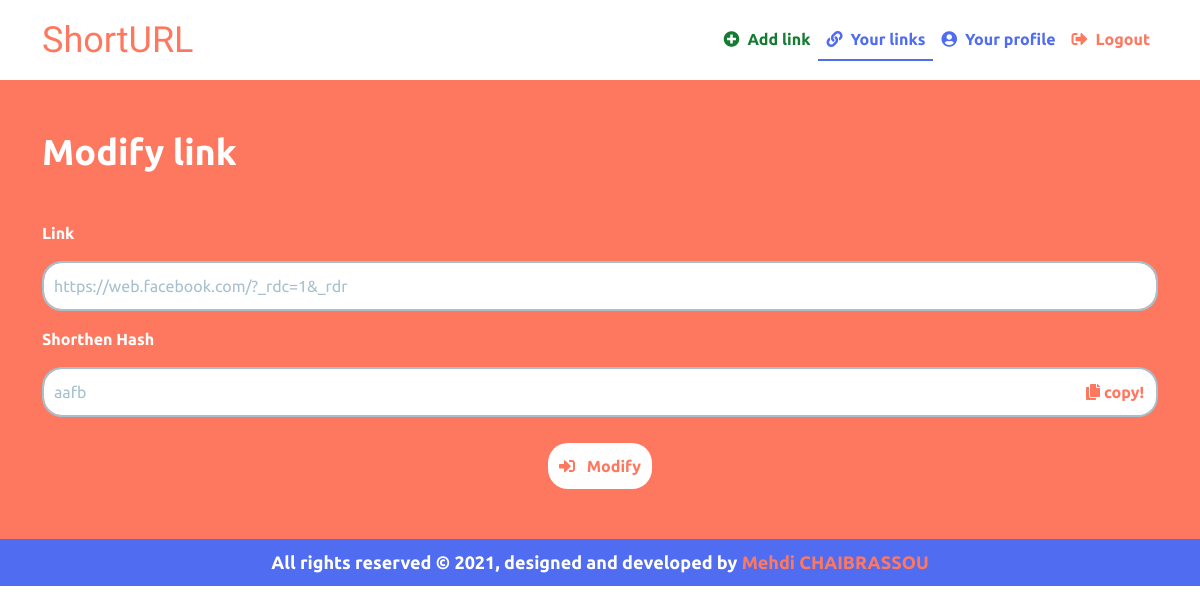
Page /links/2 (signed in) on the committed database.
### shorthen/models.py (models this page shows)
class UrlWithAccount(models.Model):
    url = models.URLField(max_length=255)
    shorthen_link_id = models.CharField(max_length=255,unique=True)
    date = models.DateTimeField(auto_now_add=True)
    seen = models.IntegerField(default=0)
    user = models.ForeignKey(User,on_delete=models.CASCADE)

### shorthen/views.py (the view)
# urls.py: path('links/<int:id>',views.UpdateLink,name="update_link"),
@login_required
def UpdateLink(request,id):
    current_user = request.user
    link = get_object_or_404(UrlWithAccount,id=id,user=current_user)
    if request.method == 'POST':
        form = UpdateLinkForm(request.POST,instance=link)
        if form.is_valid:
            form.save()
            messages.success(request, 'Link updated successfully.')
            return redirect('your_links')
    context={'link':link,'yourLinksActive':'color-text-second_active'}
    return render(request,'pages/update_link.html',context)

### templates/pages/update_link.html (shortened to what this page needs)
{% extends '../models/base.html' %}
{% block content %}
<div class="bg-main">
    <div class="container">
        <div class="createLink">
            <h1 class="mb-5">Modify link</h1>
            <form method="POST">
            <label for="link" class="mb-3">Link</label>
            <div class="input-group flex-nowrap mb-3">
                <input type="url" id="link" name="url" class="form-control input_createlink" value="{{ link.url }}"/>
            </div>
            <label for="shorthen" class="mb-3">Shorthen Hash</label>
            <div class="input-group mb-3">
                <input type="text" name="shorthen_link_id" id="shorthen" class="form-control input_createlink" value="{{ link.shorthen_link_id }}" style="border-right: none;">
                <button id="{{link.shorthen_link_id}}" onclick="copyLink('{{link.shorthen_link_id}}')" class="btn btn_formlink" type="button" id="copy_link"><i class="fas fa-copy"></i> copy!</button>
              </div>
            <div class="d-flex justify-content-center w-100">
                <button type="submit" class="btn btn_createlink"><i class="fas fa-sign-in-alt me-2"></i> Modify</button>
            </div>
        </form>
        </div>
    </div>
</div>
{% load static %}
{% endblock %}

### templates/static/style.css (style rules this page uses)
:root { --primary: #FE7860; --second: #506CF0; --white: #FFFFFF; --black: #000000; --gris: #A6C0CD; --green: #157B32; --primary_rbg_code: 254, 120, 96; --green_rbg_code: 21, 123, 50; --second_rbg_code: 80,108,240; }
body { font-family: 'Ubuntu', sans-serif; }
.bg-main { background-color: var(--primary); }
h1 { color: var(--white); font-weight: bold; font-size: 36px; }
.createLink { padding: 50px 0px; }
.input_createlink { width: 100%; height: 50px; border-radius: 20px; border: 2px solid var(--gris); padding: 0px 10px; color: var(--gris); box-shadow: none; }
* { box-sizing: border-box; }
.btn_createlink { font-weight: bold; background-color: var(--white); color: var(--primary); border-radius: 20px; margin-top: 10px; padding: 10px; }
.btn_formlink { font-weight: bold; background-color: var(--white); color: var(--primary); border-radius: 20px; border: 2px solid var(--gris); width: auto; height: auto; border-left: none; }
label { color: var(--white); font-size: 16px; font-weight: bold; }

### rows in the picture
UrlWithAccount: url "https://web.facebook.com/?_rdc=1&_rdr", shorthen_link_id "aafb"
